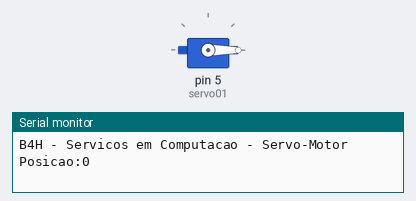
This sketch was run on a simulated Arduino Uno, built with avr-gcc and run on an emulated ATmega328P. On the bench: servo, the last lines printed to the serial monitor.

Above: at 0.05 s.
At 9.97 s:
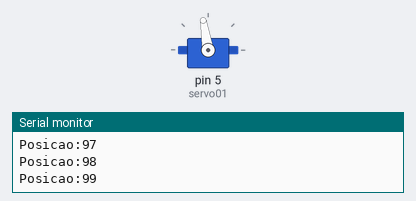
At 19.91 s:
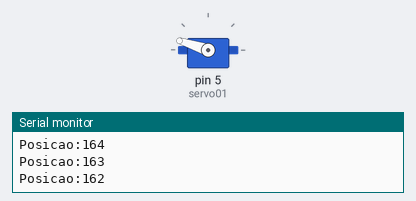
At 39.87 s:
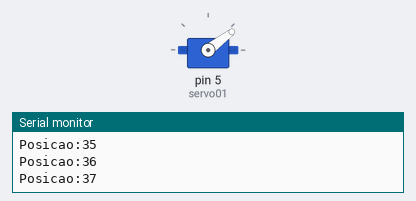
Timing chart, 0 to 40.0 s (numbered marks = the images above):
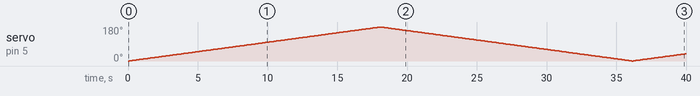

Measured:
- by itself, servo on pin 5 (servo01): 0° → 1° at 0.10 s, → 2° 0.10 s later, → 3° 0.10 s later, → 4° 0.10 s later, … (398 changes in this stretch)

The sketch:

Servo_Motor.ino
```cpp
#include <Servo.h>

Servo servo01;
int pos = 0;
bool subindo = true;

void setup() {
  Serial.begin(115200);
  Serial.println("B4H - Servicos em Computacao - Servo-Motor");
  servo01.attach(5);       // Controle no pino D5
}
void loop() {
  Serial.print("Posicao:");
  Serial.println(pos);
  servo01.write(pos);
  delay(100);
  if(subindo){
    if(pos==180){
      subindo = false;
      pos--;
    }else{
      pos++;
    }
  }else{
    if(pos==0){
      subindo = true;
      pos++;
    }else{
      pos--;
    }
  }
}
```
